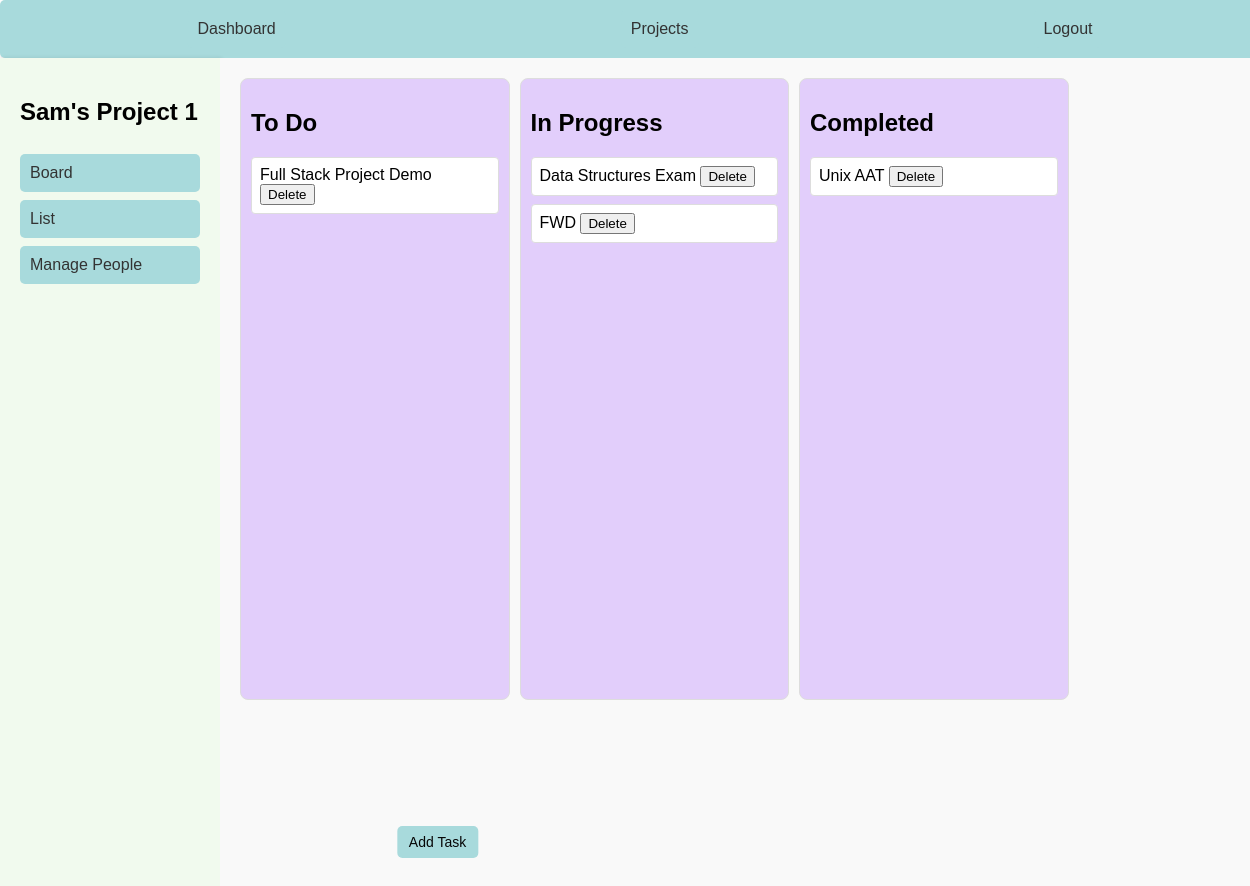
The page /projects/3/board/ (signed in) on the database its author committed.
### projects/models.py (models this page shows, shortened)
class Project(models.Model):
    name = models.CharField(max_length=255, unique=True)
    description = models.TextField(blank=True, null=True)
    created_at = models.DateTimeField(auto_now_add=True)

### board/models.py (models this page shows, shortened)
class Task(models.Model):
    STATUS_CHOICES = [
        ('TODO', 'To-Do'),
        ('IN_PROGRESS', 'In Progress'),
        ('COMPLETED', 'Completed'),
    ]
    PRIORITY_CHOICES = [
        ('LOW', 'Low'),
        ('MEDIUM', 'Medium'),
        ('HIGH', 'High'),
    ]
    name = models.CharField(max_length=255)
    due_date = models.DateField()  # Use DateField if only the date is needed
    description = models.TextField()
    priority = models.CharField(max_length=6, choices=PRIORITY_CHOICES, default='LOW')
    assignee = models.ForeignKey(User, related_name='assigned_tasks', on_delete=models.SET_NULL, null=True, blank=True)
    report_to = models.ForeignKey(User, related_name='reporting_tasks', on_delete=models.SET_NULL, null=True, blank=True)
    status = models.CharField(max_length=20, choices=STATUS_CHOICES, default='TODO')
    attachment = models.FileField(upload_to='tasks/', null=True, blank=True)
    project = models.ForeignKey(Project, on_delete=models.CASCADE, related_name='tasks')
    sprint = models.ForeignKey('projects.Sprint', on_delete=models.SET_NULL, null=True, blank=True, related_name='tasks')
    class Meta:
        ordering = ['due_date']  # This goes inside the Task class

### board/views.py (the view)
# urls.py: path('', views.board, name='board'), # URL to access the board page
@login_required
def board(request, project_id):
    projects = Project.objects.filter(projectmembership__user=request.user)
    project = get_object_or_404(Project, id=project_id)
    project_memberships = ProjectMembership.objects.filter(project=project)
    users_in_project = [membership.user for membership in project_memberships]
    todo_tasks = Task.objects.filter(status='TODO', project=project)
    in_progress_tasks = Task.objects.filter(status='IN_PROGRESS', project=project)
    completed_tasks = Task.objects.filter(status='COMPLETED', project=project)
    return render(request, 'board/board.html', {
        'project': project,
        'todo_tasks': todo_tasks,
        'in_progress_tasks': in_progress_tasks,
        'completed_tasks': completed_tasks,
        'projects':projects,
        'users_in_project': users_in_project,
    })

### board/templates/board/board.html (shortened to what this page needs)
<!DOCTYPE html>
<html lang="en">
<head>
</head>
<body>
    <nav class="navbar">
        <div class="navbutton">
            <a href="/projects/dashboard"><button class="dropdown-btn">Dashboard</button></a>
        </div>
        <div class="navbutton">
            <a href="/projects/select"><button class="dropdown-btn">Projects</button></a>
        </div>
        <div class="navbutton">
            <button class="dropdown-btn" onclick="logout()">Logout</button>
        </div>
    </nav>
    <div class="main-content">
        <div class="left-pane">
            <h2>{{ project.name }}</h2>
            <button onclick="window.location.href=`/projects/${projectId}/board`">Board</button>
            <button onclick="window.location.href=`/projects/${projectId}/board/task-list`">List</button>
            <button onclick="window.location.href=`/projects/${projectId}/manage`">Manage People</button>
        </div>
        <div class="board">
            <div class="column" id="todo-column" ondrop="drop(event)" ondragover="allowDrop(event)">
                <h2>To Do</h2>
                <div id="todo-tasks">
                    {% for task in todo_tasks %}
                        <div id="task-{{ task.id }}" class="task" draggable="true" ondragstart="drag(event)" >
                            <span>{{ task.name }}</span>
                            <button class="delete-button" onclick="deleteTask({{ task.id }})">Delete</button>
                        </div>
                    {% empty %}
                        <p></p>
                    {% endfor %}
                </div>
            </div>
            <div class="column" id="inprogress-column" ondrop="drop(event)" ondragover="allowDrop(event)">
                <h2>In Progress</h2>
                <div id="in-progress-tasks" ondrop="drop(event)" ondragover="allowDrop(event)">
                    {% for task in in_progress_tasks %}
                        <div id="task-{{ task.id }}" class="task" draggable="true" ondragstart="drag(event)">
                            <span>{{ task.name }}</span>
                            <button class="delete-button"  onclick="deleteTask({{ task.id }})">Delete</button>
                        </div>
                    {% empty %}
                        <p></p>
                    {% endfor %}
                </div>
            </div>
            <div class="column" id="done-column" ondrop="drop(event)" ondragover="allowDrop(event)">
                <h2>Completed</h2>
                <div id="completed-tasks" ondrop="drop(event)" ondragover="allowDrop(event)">
                    {% for task in completed_tasks %}
                        <div id="task-{{ task.id }}" class="task" draggable="true" ondragstart="drag(event)">
                            <span>{{ task.name }}</span>
                            <button class="delete-button" onclick="deleteTask({{ task.id }})">Delete</button>
                        </div>
                    {% empty %}
                        <p></p>
                    {% endfor %}
                </div>
            </div>
            <button class="add-task-btn" onclick="openPopup()">Add Task</button>
        </div>
    </div>
</body>
</html>

### board/templates/board/board.html (style rules this page uses)
body { font-family: Arial, sans-serif; margin: 0; display: flex; flex-direction: column; height: 100vh; overflow: hidden; }
.navbar, .left-pane button, .dropdown-btn { background-color: #a8dadc; border: none; cursor: pointer; padding: 10px; color: #333; font-size: 1rem; text-align: left; border-radius: 5px; transition: background-color 0.3s; width: 100%; }
.navbar { display: flex; padding: 10px 20px; justify-content: space-around; box-shadow: 0 2px 4px rgba(0, 0, 0, 0.1); }
.navbutton { position: relative; display: inline-block; }
.main-content { display: flex; flex-grow: 1; }
.left-pane { padding: 20px; width: 180px; flex-shrink: 0; display: flex; flex-direction: column; background-color: #f1faee; height: 100vh; box-shadow: 2px 0 4px rgba(0, 0, 0, 0.1); gap:8px; }
.board { display: flex; flex-grow: 1; padding: 20px; gap: 20px; background-color: #f9f9f9; overflow-y: auto; gap: 10px; }
.column { background-color: #e2cefb; border: 1px solid #ddd; padding: 10px; flex-grow: 1; flex-basis: 25%; border-radius: 8px; display: flex; flex-direction: column; overflow-y: auto; max-height: calc(100vh - 200px); max-width: 25%; }
.task { background-color: #ffffff; border: 1px solid #ddd; padding: 8px; margin-bottom: 8px; cursor: grab; border-radius: 4px; transition: background-color 0.2s; word-wrap: break-word; }
.add-task-btn { position: absolute; bottom: 40px; left: 35%; transform: translateX(-50%); padding: 8px 12px; font-size: 14px; cursor: pointer; background-color: #a8dadc; border: none; border-radius: 5px; color: #333; transition: background-color 0.3s; }
.add-task-btn { background-color: #a8dadc; color: rgb(6, 6, 6); }

### rows shown on the page
Project: name "Sam's Project 1"
Task: name "Full Stack Project Demo"
Task: name "Data Structures Exam"
Task: name "FWD"
Task: name "Unix AAT"
